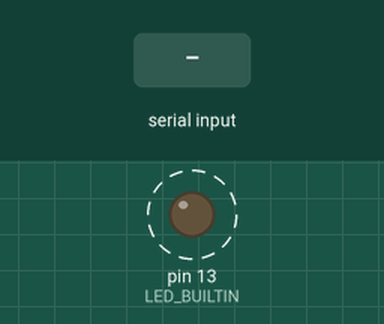
Recording of a sketch running on a simulated Arduino Mega 2560, built with avr-gcc and run on an emulated ATmega2560. On the bench: output pins drawn as LEDs (lit = HIGH). Dashed ring = blinking. The inputs (shaded band) are chosen by the test bench. What the sketch prints to the serial monitor is not drawn.

Above: at 1.4 s.
1.5 s: "0,1\n" received over Serial
4.5 s: "0,1\n" received over the second serial link
7.5 s: "0\n" received over Serial
Timing chart, 0 to 17.5 s (numbered marks = the images above; inputs shaded):
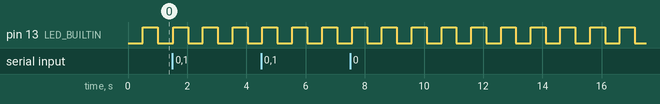

Measured:
- by itself, pin 13 (LED_BUILTIN): alternates HIGH for 0.50 s and LOW for 0.50 s

The sketch:

HoverCar.ino
```cpp
/***************************************************
  HoverCar.ino - With Smooth Acceleration and Combined Command Support

  Features:
  - Gradual acceleration/deceleration for smoother control
  - Support for both traditional and combined command formats
  - Front wheel calibration
  - Watchdog safety timer
****************************************************/

#include <Wire.h>                   // For I2C
#include <Adafruit_MCP4725.h>       // For the DAC
#include "util.h"
#include "hoverserial.h"            // Provided with the hoverboard firmware library

// ========== SETTINGS ==========

// UART BAUD for the flashed hoverboard controllers
#define BAUDRATE       19200

// For clarity, define which hardware serial each side uses
#define SerialLeft     Serial2  // pins 16=TX2->RX,17=RX2->TX
#define SerialRight    Serial3  // pins 14=TX3->RX,15=TX

// Create two DAC objects
Adafruit_MCP4725 dacLeft;
Adafruit_MCP4725 dacRight;

// The addresses for your two MCP4725 boards
#define DACLEFT_ADDR   0x60
#define DACRIGHT_ADDR  0x61

// ---------- SPEED VARIABLES ----------
// Target speeds (where we want to go)
int targetLeftSpeed = 0;   // range: -1000..+1000
int targetRightSpeed = 0;  // range: -1000..+1000

// Current speeds (where we are now)
int currentLeftSpeed = 0;  // range: -1000..+1000
int currentRightSpeed = 0; // range: -1000..+1000

// ---------- ACCELERATION SETTINGS ----------
// These determine how quickly speed changes occur
// Lower values = smoother acceleration but less responsive
// Higher values = quicker response but more jerky
#define ACCEL_RATE 15      // Speed units per update (for accelerating)
#define DECEL_RATE 30      // Speed units per update (for decelerating - usually higher for safety)
#define SPEED_UPDATE_MS 20 // How often to update speeds (milliseconds)

// Command watchdog timer - for safety
#define COMMAND_TIMEOUT_MS 1000  // 1 second timeout
unsigned long lastCommandTime = 0;
unsigned long lastSpeedUpdate = 0;

// Front wheel calibration factor
#define FRONT_WHEEL_CALIBRATION 1.0

// Not strictly needed, but included for completeness
SerialHover2Server oHoverFeedback;

// ===================================================
void setup() {
  // Start USB serial (to communicate with the PC/Python)
  Serial.begin(115200);
  delay(200);
  Serial.println("HoverCar - With Smooth Acceleration - Starting...");

  // Setup Serial1 for ESP32 communication
  Serial1.begin(115200);
  Serial.println("Serial1 started for ESP32 communication");

  // Clear the serial buffers
  while (Serial.available() > 0) Serial.read();
  while (Serial1.available() > 0) Serial1.read();

  // Start the hoverboard controllers (front wheels)
  SerialLeft.begin(BAUDRATE);   // Left front
  SerialRight.begin(BAUDRATE);  // Right front

  // Init I2C and DACs (rear wheels)
  Wire.begin();

  if (!dacLeft.begin(DACLEFT_ADDR)) {
    Serial.println("MCP4725 (left) not found at 0x60! Check wiring.");
    while (1);
  }
  if (!dacRight.begin(DACRIGHT_ADDR)) {
    Serial.println("MCP4725 (right) not found at 0x61! Check wiring.");
    while (1);
  }
  Serial.println("Both DACs found (rear ESCs).");

  // Initialize DACs to zero to prevent startup motor spin
  dacLeft.setVoltage(0, false);
  dacRight.setVoltage(0, false);
  Serial.println("DACs initialized to zero voltage.");

  pinMode(LED_BUILTIN, OUTPUT);

  // Initialize timing variables
  lastCommandTime = millis();
  lastSpeedUpdate = millis();
}

void loop() {
  unsigned long currentTime = millis();

  // Blink the built-in LED every 500 ms to show the loop is running
  static unsigned long lastBlink = 0;
  if (currentTime - lastBlink >= 500) {
    lastBlink = currentTime;
    digitalWrite(LED_BUILTIN, !digitalRead(LED_BUILTIN));
  }

  // Watchdog timeout - if no commands for a while, stop motors
  if (currentTime - lastCommandTime > COMMAND_TIMEOUT_MS) {
    if (targetLeftSpeed != 0 || targetRightSpeed != 0) {
      Serial.println("WATCHDOG: Command timeout - stopping motors!");
      targetLeftSpeed = 0;
      targetRightSpeed = 0;
    }
  }

  // Process commands from ESP32 (Serial1)
  if (Serial1.available()) {
    String cmd = Serial1.readStringUntil('\n');
    cmd.trim(); // remove trailing whitespace

    // Update the watchdog timer
    lastCommandTime = currentTime;

    // Process commands
    if (cmd.equalsIgnoreCase("0") || cmd.equalsIgnoreCase("S=0")) {
      targetLeftSpeed = 0;
      targetRightSpeed = 0;
    }
    else if (cmd.startsWith("L=") || cmd.startsWith("l=")) {
      targetLeftSpeed = constrain(cmd.substring(2).toInt(), -1000, 1000);
    }
    else if (cmd.startsWith("R=") || cmd.startsWith("r=")) {
      targetRightSpeed = constrain(cmd.substring(2).toInt(), -1000, 1000);
    }
    // Combined command format: "LR=left,right"
    else if (cmd.startsWith("LR=") || cmd.startsWith("lr=")) {
      String values = cmd.substring(3); // Skip "LR="
      int commaIndex = values.indexOf(',');

      if (commaIndex > 0) {
        String leftStr = values.substring(0, commaIndex);
        String rightStr = values.substring(commaIndex + 1);

        targetLeftSpeed = constrain(leftStr.toInt(), -1000, 1000);
        targetRightSpeed = constrain(rightStr.toInt(), -1000, 1000);
      }
    }

    // Debug output (rate-limited to avoid flooding)
    static unsigned long lastDebugPrint = 0;
    if (currentTime - lastDebugPrint >= 500) {
      lastDebugPrint = currentTime;
      Serial.print("ESP32 CMD → Target: L=");
      Serial.print(targetLeftSpeed);
      Serial.print(", R=");
      Serial.println(targetRightSpeed);
    }
  }

  // Process commands from USB Serial (manual control)
  if (Serial.available()) {
    String cmd = Serial.readStringUntil('\n');
    cmd.trim(); // remove trailing whitespace

    // Update the watchdog timer
    lastCommandTime = currentTime;

    // Process command
    if (cmd.equalsIgnoreCase("0")) {
      targetLeftSpeed = 0;
      targetRightSpeed = 0;
      Serial.println("Both sides set to 0.");
    }
    else if (cmd.equalsIgnoreCase("S=0")) {
      targetLeftSpeed = 0;
      targetRightSpeed = 0;
      Serial.println("Motors stopped (S=0).");
    }
    else if (cmd.startsWith("L=") || cmd.startsWith("l=")) {
      targetLeftSpeed = constrain(cmd.substring(2).toInt(), -1000, 1000);
      Serial.print("Target left speed set to ");
      Serial.println(targetLeftSpeed);
    }
    else if (cmd.startsWith("R=") || cmd.startsWith("r=")) {
      targetRightSpeed = constrain(cmd.substring(2).toInt(), -1000, 1000);
      Serial.print("Target right speed set to ");
      Serial.println(targetRightSpeed);
    }
    else if (cmd.startsWith("LR=") || cmd.startsWith("lr=")) {
      String values = cmd.substring(3);
      int commaIndex = values.indexOf(',');

      if (commaIndex > 0) {
        String leftStr = values.substring(0, commaIndex);
        String rightStr = values.substring(commaIndex + 1);

        targetLeftSpeed = constrain(leftStr.toInt(), -1000, 1000);
        targetRightSpeed = constrain(rightStr.toInt(), -1000, 1000);

        Serial.print("Target speeds set to L=");
        Serial.print(targetLeftSpeed);
        Serial.print(", R=");
        Serial.println(targetRightSpeed);
      }
    }
    // Special command to adjust acceleration rate
    else if (cmd.startsWith("ACCEL=")) {
      int newRate = constrain(cmd.substring(6).toInt(), 1, 100);
      Serial.print("Setting acceleration rate to ");
      Serial.println(newRate);
      // We'd update a global variable here if we were using one
    }
    else {
      Serial.println("Unrecognized command. Examples:");
      Serial.println("  0      (both sides to 0)");
      Serial.println("  S=0    (explicit stop)");
      Serial.println("  L=300  (left speed=300)");
      Serial.println("  R=-150 (right speed=-150)");
      Serial.println("  LR=300,-150 (combined command)");
      Serial.println("  ACCEL=10 (set acceleration rate)");
    }
  }

  // ===== SMOOTH ACCELERATION/DECELERATION =====
  // Update speeds at controlled intervals
  if (currentTime - lastSpeedUpdate >= SPEED_UPDATE_MS) {
    lastSpeedUpdate = currentTime;

    // Gradually approach target left speed
    if (currentLeftSpeed < targetLeftSpeed) {
      // Accelerating - use ACCEL_RATE
      currentLeftSpeed = min(currentLeftSpeed + ACCEL_RATE, targetLeftSpeed);
    } else if (currentLeftSpeed > targetLeftSpeed) {
      // Decelerating - use DECEL_RATE (usually faster for safety)
      currentLeftSpeed = max(currentLeftSpeed - DECEL_RATE, targetLeftSpeed);
    }

    // Gradually approach target right speed
    if (currentRightSpeed < targetRightSpeed) {
      currentRightSpeed = min(currentRightSpeed + ACCEL_RATE, targetRightSpeed);
    } else if (currentRightSpeed > targetRightSpeed) {
      currentRightSpeed = max(currentRightSpeed - DECEL_RATE, targetRightSpeed);
    }

    // Debug output (rate-limited)
    static unsigned long lastSpeedPrint = 0;
    if (currentTime - lastSpeedPrint >= 1000) { // Once per second
      lastSpeedPrint = currentTime;
      Serial.print("Current: L=");
      Serial.print(currentLeftSpeed);
      Serial.print(", R=");
      Serial.print(currentRightSpeed);
      Serial.print(" | Target: L=");
      Serial.print(targetLeftSpeed);
      Serial.print(", R=");
      Serial.println(targetRightSpeed);
    }
  }

  // Apply front wheel calibration if needed
  int adjustedLeftSpeed = -currentLeftSpeed;   // Note the negation for direction
  int adjustedRightSpeed = currentRightSpeed;

  if (FRONT_WHEEL_CALIBRATION < 1.0) {
    // Slow down the right wheel
    adjustedRightSpeed = (int)(adjustedRightSpeed * FRONT_WHEEL_CALIBRATION);
  } else if (FRONT_WHEEL_CALIBRATION > 1.0) {
    // Slow down the left wheel
    adjustedLeftSpeed = (int)(adjustedLeftSpeed / FRONT_WHEEL_CALIBRATION);
  }

  // Send speed commands to FRONT hoverboard controllers (UART)
  HoverSend(SerialLeft,  0, adjustedLeftSpeed,  32);
  HoverSend(SerialRight, 0, adjustedRightSpeed, 32);

  // Drive REAR ESCs with DAC (forward-only, so clamp negatives to 0)
  setLeftESC(currentLeftSpeed);
  setRightESC(currentRightSpeed);

  // Short delay to prevent CPU hogging
  delay(5);
}

// ========== HELPER FUNCTIONS ==========

/**
 * Sets the voltage for the LEFT ESC using the left DAC
 * range -1000..+1000, but clamp negative to 0 for forward-only
 */
void setLeftESC(int speedValue) {
  if (speedValue < 0)  speedValue = 0;     // clamp negative to 0
  if (speedValue > 1000) speedValue = 1000;

  // Map 0..1000 to 0..4095 (12-bit DAC)
  uint16_t dacVal = map(speedValue, 0, 1000, 0, 4095);
  dacLeft.setVoltage(dacVal, false);
}

/**
 * Sets the voltage for the RIGHT ESC using the right DAC
 * range -1000..+1000, but clamp negative to 0 for forward-only
 */
void setRightESC(int speedValue) {
  if (speedValue < 0)  speedValue = 0;
  if (speedValue > 1000) speedValue = 1000;

  // Map 0..1000 to 0..4095
  uint16_t dacVal = map(speedValue, 0, 1000, 0, 4095);
  dacRight.setVoltage(dacVal, false);
}
```

util.h
```cpp
#ifndef UTIL_H
#define UTIL_H

String ShiftValue(String &sLine, char* c)
{
  //Serial.println("ShiftValue:'"+sLine+"'");
  int i = sLine.indexOf(c);
  String s = sLine.substring(0,i);
  sLine.remove(0,i+1);
  return s;
}

boolean isUInt(String str)
{
  for(byte i=0; i<str.length(); i++)
    if (!isDigit(str.charAt(i)) )
      return false;

  return true;
}

#define ABS(a) (((a) < 0.0) ? -(a) : (a))
#define CLAMP(x, low, high) (((x) > (high)) ? (high) : (((x) < (low)) ? (low) : (x)))
#define MAP(x, xMin, xMax, yMin, yMax) ((x - xMin) * (yMax - yMin) / (xMax - xMin) + yMin)


#ifdef _DEBUG
  #define DEBUG(txt, val) {Serial.print(F(txt)); Serial.print(F(": ")); Serial.print(val);}
  #define DEBUGT(txt, val) {Serial.print(F(txt)); Serial.print(F(": ")); Serial.print(val); Serial.print(F("\t"));}
  #define DEBUGTX(txt, val) {Serial.print(F(txt)); Serial.print(F(": ")); Serial.print(val,HEX); Serial.print(F("\t"));}
  #define DEBUGTB(txt, val) {Serial.print(F(txt)); Serial.print(F(": ")); Serial.print(val,BIN); Serial.print(F("\t"));}
  #define DEBUGN(txt, val) {Serial.print(F(txt)); Serial.print(F(": ")); Serial.println(val);}
#else
  #define DEBUG(txt, val)
  #define DEBUGT(txt, val)
  #define DEBUGTX(txt, val)
  #define DEBUGTB(txt, val)
  #define DEBUGN(txt, val)
#endif

#endif // UTIL_H
```

Source omitted: hoverserial.h (9838 bytes)
